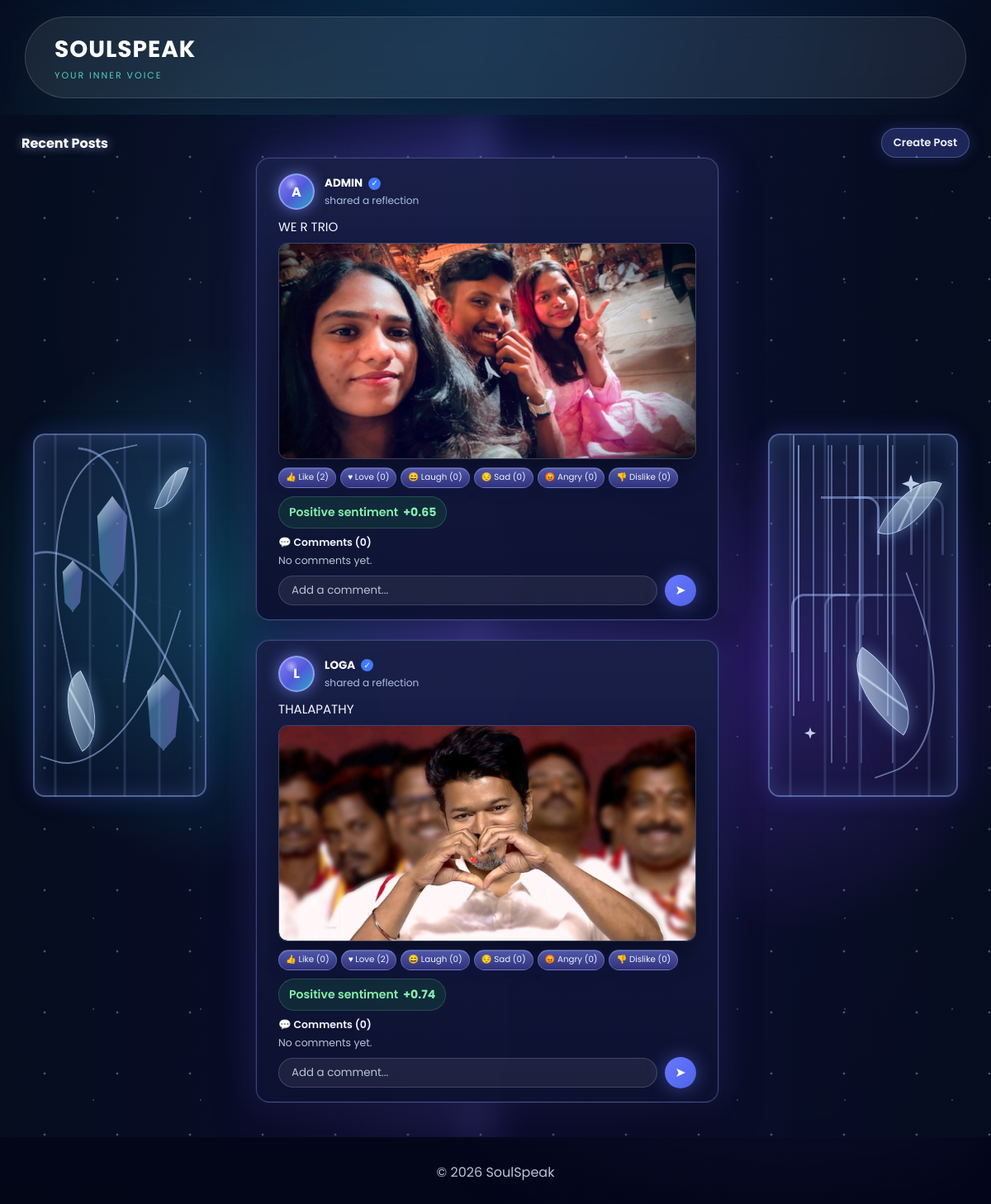
/dashboard, run on the app's committed database.
### app.py (models this page shows)
class User(UserMixin, db.Model):
    id = db.Column(
        db.Integer,
        primary_key=True
    )
    username = db.Column(
        db.String(100),
        nullable=False
    )
    email = db.Column(
        db.String(150),
        unique=True,
        nullable=False
    )
    password = db.Column(
        db.String(100),
        nullable=False
    )

class Post(db.Model):
    id = db.Column(
        db.Integer,
        primary_key=True
    )
    content = db.Column(
        db.Text,
        nullable=False
    )
    image_path = db.Column(
        db.String(255),
        nullable=True
    )
    sentiment_score = db.Column(
        db.Float,
        nullable=False,
        default=0.0
    )
    sentiment_label = db.Column(
        db.String(30),
        nullable=False,
        default='Neutral'
    )
    created_at = db.Column(
        db.DateTime,
        default=datetime.utcnow
    )
    user_id = db.Column(
        db.Integer,
        db.ForeignKey('user.id'),
        nullable=True
    )
    user = db.relationship(
        'User',
        backref='posts'
    )
    votes = db.relationship(
        'PostVote',
        backref='post',
        cascade='all, delete-orphan'
    )
    comments = db.relationship(
        'PostComment',
        backref='post',
        cascade='all, delete-orphan'
    )

### app.py (the view, shortened to what this page needs)
@app.route('/dashboard', methods=['GET', 'POST'])
def dashboard():
    posts = Post.query.order_by(Post.id.desc()).all()
    user_votes = {}
    post_data = []
    for post in posts:
        reaction_counts, sentiment_score, sentiment_label = update_post_sentiment(post)
        user_vote = user_votes.get(post.id)
        user_reaction = next(
            (action for action, value in REACTION_MAP.items() if user_vote == value),
            None
        )
        post_data.append(
            {
                'post': post,
                'reaction_counts': reaction_counts,
                'user_vote': user_vote,
                'user_reaction': user_reaction,
                'sentiment_score': sentiment_score,
                'sentiment_label': sentiment_label,
                'comments': sorted(post.comments, key=lambda c: c.created_at),
                'can_delete': can_delete_post(post)
            }
        )
    db.session.commit()
    user_display = current_user.username if current_user.is_authenticated else 'Guest'
    return render_template(
        'dashboard.html',
        posts=post_data,
        user=user_display
    )

### app.py (called while the page is built)
def is_admin_user(user=None):
    user = user or current_user
    if not getattr(user, 'is_authenticated', False):
        return False
    username = (getattr(user, 'username', '') or '').strip().lower()
    email = (getattr(user, 'email', '') or '').strip().lower()
    return username == 'admin' or email in app.config.get('ADMIN_EMAILS', set())

def can_delete_post(post, user=None):
    user = user or current_user
    if not getattr(user, 'is_authenticated', False):
        return False
    return is_admin_user(user) or post.user_id == user.id

@app.context_processor
def inject_admin_status():
    return {'is_admin': is_admin_user()}

def sentiment_label_for_score(score):
    if score >= 0.50:
        return 'Positive'
    if score <= -0.50:
        return 'Negative'
    return 'Neutral'

def reaction_counts_for_post(post):
    votes = PostVote.query.filter_by(post_id=post.id).all() if post.id else post.votes
    return {
        action: sum(1 for vote in votes if vote.value == value)
        for action, value in REACTION_MAP.items()
    }

def calculate_post_sentiment(post):
    reaction_counts = reaction_counts_for_post(post)
    total_reactions = sum(reaction_counts.values())
    if total_reactions == 0:
        return reaction_counts, 0.0, 'Neutral'
    weighted_score = sum(
        reaction_counts[action] * REACTION_SENTIMENT_SCORES[action]
        for action in REACTION_MAP
    )
    score = round(weighted_score / total_reactions, 2)
    return reaction_counts, score, sentiment_label_for_score(score)

def update_post_sentiment(post):
    reaction_counts, score, label = calculate_post_sentiment(post)
    post.sentiment_score = score
    post.sentiment_label = label
    return reaction_counts, score, label

### templates/dashboard.html (shortened to what this page needs)
{% extends "base.html" %}
{% block content %}
<main class="feed-scene">
    <section class="feed-shell" aria-label="Recent posts">
        <div class="feed-title-row">
            <h2>Recent Posts</h2>
            <a class="feed-create-link" href="{{ url_for('post') }}">Create Post</a>
        </div>
        <aside class="crystal-panel crystal-panel-left" aria-hidden="true">
            <span class="vine vine-a"></span>
            <span class="vine vine-b"></span>
            <span class="crystal crystal-a"></span>
            <span class="crystal crystal-b"></span>
            <span class="crystal crystal-c"></span>
            <span class="leaf leaf-a"></span>
            <span class="leaf leaf-b"></span>
        </aside>
        <section class="post-widget">
            {% if posts %}
                <div class="post-feed">
                    {% for item in posts %}
                        {% set author = item.post.user.username if item.post.user else 'Anonymous' %}
                        {% set initials = author[:1]|upper %}
                        {% set comment_count = item.comments|length %}
                        <article class="post-card">
                            <div class="post-card-header">
                                <div class="post-user">
                                    <div class="avatar">{{ initials }}</div>
                                    <div class="post-meta">
                                        <div class="user-row">
                                            <span class="username">{{ author }}</span>
                                            <span class="verified" aria-label="Verified">✓</span>
                                        </div>
                                        <span class="post-time">shared a reflection</span>
                                    </div>
                                </div>
                            </div>
                            <p class="post-caption">{{ item.post.content }}</p>
                            {% if item.post.image_path %}
                                <div class="post-image-wrap">
                                    <img src="{{ url_for('static', filename=item.post.image_path) }}" alt="Post image" class="post-image">
                                </div>
                            {% endif %}
                            <div class="reaction-summary-panel">
                                <form method="POST" action="{{ url_for('react_to_post', post_id=item.post.id) }}" class="reaction-summary-box">
                                    <button type="submit" name="action" value="like" class="reaction-pill like-pill{% if item.user_reaction == 'like' %} active{% endif %}">
                                        <span>👍</span> Like ({{ item.reaction_counts.get('like', 0) }})
                                    </button>
                                    <button type="submit" name="action" value="love" class="reaction-pill love-pill{% if item.user_reaction == 'love' %} active{% endif %}">
                                        <span>♥</span> Love ({{ item.reaction_counts.get('love', 0) }})
                                    </button>
                                    <button type="submit" name="action" value="funny" class="reaction-pill funny-pill{% if item.user_reaction == 'funny' %} active{% endif %}">
                                        <span>😄</span> Laugh ({{ item.reaction_counts.get('funny', 0) }})
                                    </button>
                                    <button type="submit" name="action" value="sad" class="reaction-pill sad-pill{% if item.user_reaction == 'sad' %} active{% endif %}">
                                        <span>😔</span> Sad ({{ item.reaction_counts.get('sad', 0) }})
                                    </button>
                                    <button type="submit" name="action" value="angry" class="reaction-pill angry-pill{% if item.user_reaction == 'angry' %} active{% endif %}">
                                        <span>😡</span> Angry ({{ item.reaction_counts.get('angry', 0) }})
                                    </button>
                                    <button type="submit" name="action" value="dislike" class="reaction-pill dislike-pill{% if item.user_reaction == 'dislike' %} active{% endif %}">
                                        <span>👎</span> Dislike ({{ item.reaction_counts.get('dislike', 0) }})
                                    </button>
                                </form>
                                <div class="reaction-sentiment">
                                    <span class="sentiment-chip {{ item.sentiment_label|lower }}">
                                        {{ item.sentiment_label }} sentiment
                                        <strong>{{ "%+.2f"|format(item.sentiment_score) }}</strong>
                                    </span>
                                </div>
                            </div>
                            <div class="comment-section">
                                <div class="comment-top">
                                    <span>💬 Comments ({{ comment_count }})</span>
                                </div>
                                <div class="comment-list">
                                    {% if item.comments %}
                                        {% for comment in item.comments[:3] %}
                                            {% set commenter = comment.user.username if comment.user else 'Guest' %}
                                            <div class="comment-item">
                                                <div class="comment-user-avatar">{{ commenter[:1]|upper }}</div>
                                                <div class="comment-text-wrap">
                                                    <strong>{{ commenter }}</strong>
                                                    <span>{{ comment.content }}</span>
                                                </div>
                                            </div>
                                        {% endfor %}
                                    {% else %}
                                        <p class="empty-state compact">No comments yet.</p>
                                    {% endif %}
                                </div>
                                <form method="POST" action="{{ url_for('comment', post_id=item.post.id) }}" class="comment-form">
                                    <div class="comment-input-wrap">
                                        <input type="text" name="comment_content" placeholder="Add a comment..." required>
                                    </div>
                                    <button type="submit" aria-label="Send comment">➤</button>
                                </form>
                            </div>
                        </article>
                    {% endfor %}
                </div>
            {% endif %}
        </section>
        <aside class="crystal-panel crystal-panel-right" aria-hidden="true">
            <span class="circuit circuit-a"></span>
            <span class="circuit circuit-b"></span>
            <span class="circuit circuit-c"></span>
            <span class="star star-a"></span>
            <span class="star star-b"></span>
            <span class="leaf leaf-c"></span>
            <span class="leaf leaf-d"></span>
        </aside>
    </section>
</main>
{% endblock %}

### data on the page
User: posts "ADMIN"
Post: post.content "WE R TRIO", image_path (picture)
User: posts "LOGA"
Post: post.content "THALAPATHY", image_path (picture)

### other printed values
{{ initials }} "A" "L"
{{ item.reaction_counts.get('like', 0) }} "2" "0"
{{ item.reaction_counts.get('love', 0) }} "0" "2"
{{ item.reaction_counts.get('funny', 0) }} "0" "0"
{{ item.reaction_counts.get('sad', 0) }} "0" "0"
{{ item.reaction_counts.get('angry', 0) }} "0" "0"
{{ item.reaction_counts.get('dislike', 0) }} "0" "0"
{{ item.sentiment_label }} "Positive" "Positive"
{{ "%+.2f"|format(item.sentiment_score) }} "+0.65" "+0.74"
{{ comment_count }} "0" "0"
